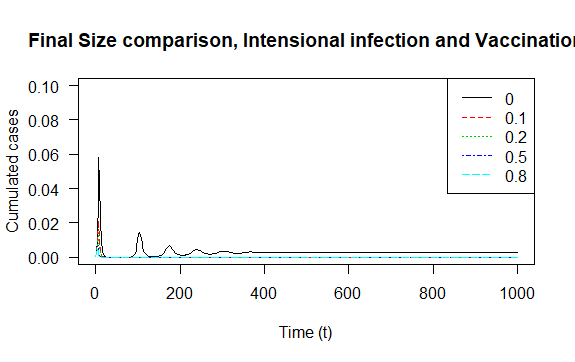

R code for this plot:
library(deSolve)
## Vector Field for SIR model
SIR.vector.field <- function(t, vars, parms) {
  ##SIR.vector.field <- function(t, vars=c(S=S,I=I,R=R,Q=Q,X=X), parms=c(R_0=R_0,gamma=gamma,delta=delta,mu=mu,p=p)) {
    with(as.list(c(parms, vars)), {
    dS <- mu*(1-p) -gamma*R_0*S*(I_N+I_T) -mu*S# dS/dt
    dQ <- gamma*R_0*S*(I_N+I_T) + mu*p # cumulative cases
    dX <- gamma*R_0*S*I_N #cumulative normally infected cases
    dI_T <- mu*p+gamma*R_0*S*I_T - gamma*I_T-mu*I_T # intensional infected cases, and cases which is infected by them
    dI_N <- gamma*R_0*S*I_N - gamma*I_N-mu*I_N # Normally infected cases
    dR <- gamma*(I_T+I_N)-mu*R #dR/dt
    
    dS_v <- mu*(1-p)-gamma*R_0*S_v*V - mu*(S_v)
    dV <- gamma*R_0*S_v*V - gamma*V-mu*V # Prevalence of vaccination
    dV_c <- gamma*R_0*S_v*V #cumulative infected cases with normal vaccination
    vec.fld <- c(dS=dS, dI_N=dI_N,dI_T=dI_T, dR=dR, dQ=dQ, dX=dX, dV=dV,dV_c=dV_c,dS_v=dS_v)
    return(list(vec.fld)) # ode() requires a list
  })
}

draw.soln <- function(ic=c(S=1,I_T=0,I_N=0,R=0,Q=0,X=0,V=0,V_c=0), tmax=1,
                      times=seq(0,tmax,by=tmax/500),
                      func, parms, ... ) {
  soln <- ode(ic, times, func, parms)
  lines(times, soln[,"I_N"], lwd=1,...)
  
  return(invisible(as.data.frame(soln)))
}

## Plot solutions of the SIR model
tmax <- 1000 # end time for numerical integration of the ODE
## draw box for plot:
plot(0,0,xlim=c(0,tmax),ylim=c(0,0.1),
     type="n",main="Final Size comparison, Intensional infection and Vaccination",xlab="Time (t)",ylab="Cumulated cases",las=1)
## initial conditions:
I_T0 <- 0.0005
I_N0 <- 0.0005
S0 <- 1 - (I_T0+I_N0)
R0 <- 1 - (I_T0+I_N0) - S0
V0 <- 0.001
Q0 <- I_T0+I_N0
X0 <- Q0
V_c0 <- V0
S_v0 <- 1 - V_c0
## draw solutions for several values of parameter R_0:
vary_p <- c(0,0.1,0.2,0.5,0.8)

for (i in 1:length(vary_p)) {
  draw.soln(ic=c(S=S0,I_N=I_N0,I_T=I_T0,R=R0,Q=Q0,X=X0,V=V0,V_c=V_c0,S_v=S_v0), tmax=tmax,
            func=SIR.vector.field,
            parms=c(R_0=1.8,gamma=1,delta=0,mu=1/80,p=vary_p[i]),
            col=i,
            lty=i # use a different line style for each solution
  )
}
legend("topright",legend=vary_p,col=1:length(vary_p),lty=1:length(vary_p))
